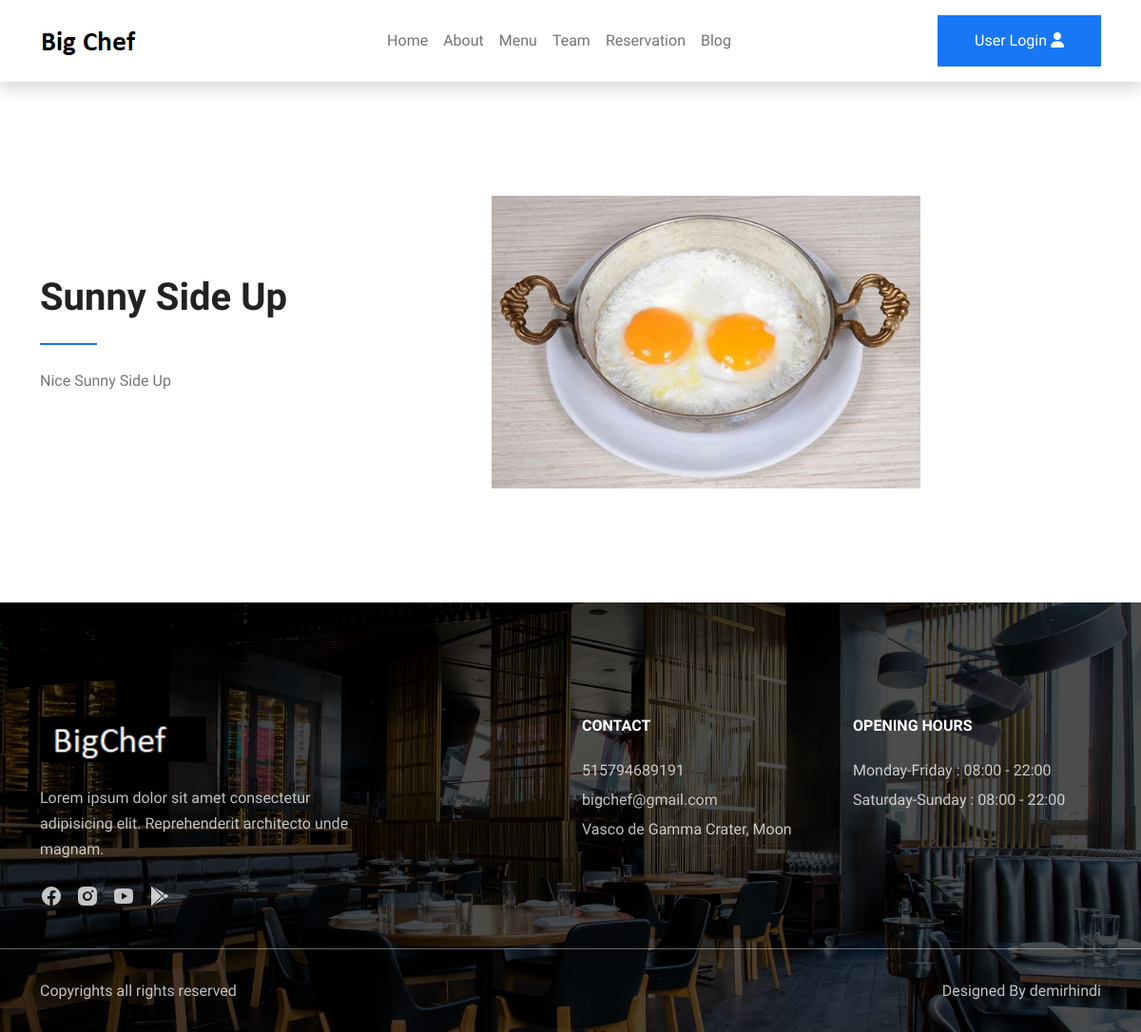
The page /fooddetail/1/ on the database its author committed.
### mainapp/models.py (models this page shows, shortened)
class Meal(models.Model):
    title= models.CharField(max_length=150,blank=True)
    desc = models.CharField(max_length=250,blank=True)
    photo = models.ImageField(upload_to="meal/meal",blank=True)
    cinsi = models.CharField(max_length=250,blank=True)
    class Meta:
        verbose_name='meal'
        verbose_name_plural='meal'

class Contact(models.Model):
    number = models.IntegerField(blank=True)
    mail = models.CharField(max_length=150,blank=True)
    adress=models.CharField(max_length=550,blank=True)
    class Meta:
        verbose_name='contact'
        verbose_name_plural='contacts'

### mainapp/views.py (the view)
# urls.py: path('fooddetail/<int:id>/', views.fooddetail, name='fooddetail'),
def fooddetail(request,id):
    foodquery= Meal.objects.all()
    foods=get_object_or_404(foodquery, id=id)
    context= {
        "foods": foods
    }
    return render(request,'detail/fooddetail.html',context)

### mainapp/context_processor.py (called while the page is built)
def menu_links2(request):
    links2 = Contact.objects.all()
    return dict(links2=links2)

### templates/detail/fooddetail.html
{% extends 'base.html' %}
{% load static %}
{% block content %}
<section id="about">
	<div class="container">
		<div class="row gy-4 align-items-center">
			<div class="col-lg-5">
				<h1>{{ foods.title }}</h1>
				<div class="divider my-4"></div>
				<p>{{ foods.desc }}</p>
			</div>
			<div class="col-lg-5">
				<img src="{{ foods.photo.url}}" alt="">
			</div>
		</div>
	</div>
</section>
{% endblock %}

### templates/include/footer.html
{% load static %}
<footer class="bg-cover">
    <div class="footer-top">
        <div class="container">
            <div class="row gy-5">
                {% for adres in links2 %}
                <div class="col-lg-4">
                    <img src="{% static 'images/whitelogo.png' %}" class="mb-4" alt="">
                    <p>Lorem ipsum dolor sit amet consectetur adipisicing elit. Reprehenderit architecto unde
                        magnam.</p>
                    <div class="social-links">
                        <a href="#"><i class="ri-facebook-circle-fill"></i></a>
                        <a href="#"><i class="ri-instagram-fill"></i></a>
                        <a href="#"><i class="ri-youtube-fill"></i></a>
                        <a href="#"><i class="ri-google-play-fill"></i></a>
                    </div>
                </div>
                <div class="col-lg-3 ms-auto">
                    <h6 class="text-white mb-4">CONTACT</h6>
                    <p class="mb-1">{{adres.number}}</p>
                    <p class="mb-1">{{adres.mail}}</p>
                    <p class="mb-0">{{adres.adress}}</p>
                </div>
                <div class="col-lg-3">
                    <h6 class="text-white mb-4">OPENING HOURS</h6>
                    <p class="mb-1">Monday-Friday : 08:00 - 22:00</p>
                    <p>Saturday-Sunday : 08:00 - 22:00</p>
                </div>
                {% endfor %}
            </div>
        </div>
    </div>
    <div class="footer-bottom">
        <div class="container">
            <div class="row gy-3 justify-content-between">
                <div class="col-auto">
                    <p class="mb-0">Copyrights all rights reserved</p>
                </div>
                <div class="col-auto">
                    <p class="mb-0">Designed By <a
                            href="#">demirhindi</a></p>
                </div>
            </div>
        </div>
    </div>
</footer>

### static/css/style.css (style rules this page uses)
body { font-family: "Spline Sans", sans-serif; color: #777; line-height: 1.7; }
h1,h2,h3,h4,h5,h6 { font-weight: 600; color: #222; }
a { color: #222; text-decoration: none; transition: all 0.4s; }
img { width: 100%; }
section { padding-top: 120px; padding-bottom: 120px; }
.bg-cover { background-position: center !important; background-size: cover !important; background-repeat: no-repeat !important; }
#about .divider { width: 60px; height: 2px; display: block; background-color: #1777f5; }
footer { background: linear-gradient(rgba(0, 0, 0, 0.7), rgba(0, 0, 0, 0.7)), url(../images/cover3.jpg); padding-top: 120px; padding-bottom: 30px; }
.footer-top { margin-bottom: 30px; }
footer p, footer a { color: rgba(255, 255, 255, 0.75); }
footer .social-links a { font-size: 24px; margin-right: 10px; }
footer img { max-width: 175px; }
.footer-bottom { padding-top: 30px; border-top: 1px solid rgba(255, 255, 255, 0.4); }

### rows shown on the page
Meal: title "Sunny Side Up", desc "Nice Sunny Side Up", photo (picture)
Contact: number "515794689191", mail "bigchef@gmail.com", adress "Vasco de Gamma Crater, Moon"
